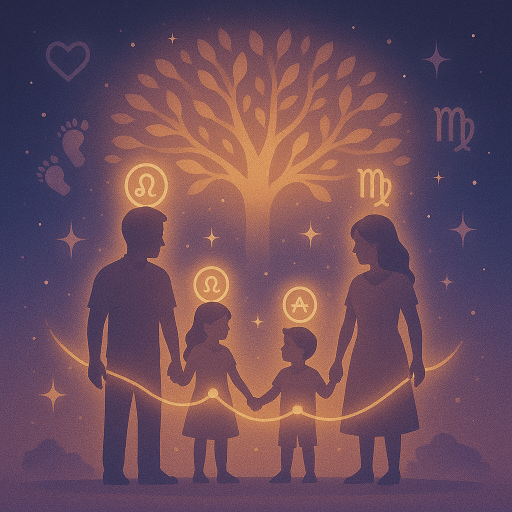
#> input picture Family.png, 1024 x 1024 px (shown at 1/2 size)
$ python -i process_fortune_icons.py   (imports and definitions only)
#> lines starting #> are read from the running program, lines starting #| are printed output that depends on the picture
#> in process_image, img is the input picture: PIL image 1024x1024 RGB; mean R, G, B 108.9, 76.9, 91.3
#!/usr/bin/env python3
"""
Ondo Icon Processor
- Trim transparent background
- Resize to 44x44
- Save to assets/icons/fortune/
"""

from PIL import Image
import os

# 경로 설정
RAW_DIR = "/Users/jacobmac/Desktop/Dev/fortune/assets/icons/raw"
OUTPUT_DIR = "/Users/jacobmac/Desktop/Dev/fortune/assets/icons/fortune"

# 이미지 매핑 (한글 파일명 → 영문 대상 파일명)
MAPPING = {
    "MBTI.png": "mbti.png",
    "가족.png": "family.png",
    "건강.png": "health.png",
    "관상.png": "face_reading.png",
    "궁합.png": "compatibility.png",
    "바이오리듬.png": "biorhythm.png",
    "반려동물.png": "pet.png",
    "부적.png": "talisman.png",
    "성격.png": "personality_dna.png",
    "소개팅.png": "blind_date.png",
    "소원.png": "wish.png",
    "스포츠.png": "sports_game.png",
    "시간별운세.png": "daily.png",
    "시험.png": "study.png",
    "연애운.png": "love.png",
    "운동.png": "exercise.png",
    "유명인운세.png": "celebrity.png",
    "이사운.png": "moving.png",
    "재능발견.png": "talent.png",
    "재물운.png": "investment.png",
    "재회운.png": "ex_lover.png",
    "전통운세.png": "traditional.png",
    "직업.png": "career.png",
    "타로.png": "tarot.png",
    "포춘쿠키.png": "fortune_cookie.png",
    "피해야하는사람.png": "avoid_people.png",
    "해몽.png": "dream.png",
    "행운아이템.png": "lucky_items.png",
}

def trim_transparent(img):
    """투명 배경 제거하고 콘텐츠에 맞게 crop"""
    if img.mode != 'RGBA':
        img = img.convert('RGBA')

    # 알파 채널 기준으로 bounding box 찾기
    bbox = img.getbbox()
#> bbox = (0, 0, 1024, 1024)
    if bbox:
        img = img.crop(bbox)
    return img

def make_square(img):
    """이미지를 정사각형으로 만들기 (가운데 정렬, 투명 패딩)"""
    width, height = img.size
#> width = 1024; height = 1024
    max_dim = max(width, height)
#> max_dim = 1024

    # 새 정사각형 캔버스 생성 (투명 배경)
    new_img = Image.new('RGBA', (max_dim, max_dim), (0, 0, 0, 0))
#> new_img: PIL image 1024x1024 RGBA; every value is 0

    # 가운데 정렬
    x = (max_dim - width) // 2
#> x = 0
    y = (max_dim - height) // 2
#> y = 0
    new_img.paste(img, (x, y), img if img.mode == 'RGBA' else None)

    return new_img

def process_image(input_path, output_path, size=44):
    """이미지 처리: trim → square → resize"""
    print(f"Processing: {os.path.basename(input_path)} → {os.path.basename(output_path)}")

    # 이미지 열기
    img = Image.open(input_path)

    # RGBA로 변환
    if img.mode != 'RGBA':
        img = img.convert('RGBA')

    # 1. 투명 배경 trim
    img = trim_transparent(img)

    # 2. 정사각형으로 만들기
    img = make_square(img)

    # 3. 44x44로 리사이징 (고품질)
    img = img.resize((size, size), Image.Resampling.LANCZOS)
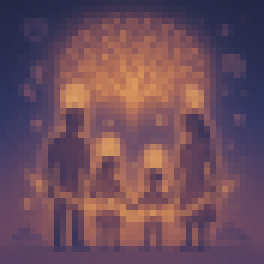
#> img: PIL image 44x44 RGBA (shown 6 times larger); mean R, G, B, A 108.9, 76.9, 91.3, 255

    # 4. 저장
    img.save(output_path, 'PNG', optimize=True)
    print(f"  ✓ Saved: {output_path}")

def main():
    print("=" * 50)
    print("Ondo Icon Processor")
    print("=" * 50)

    # 출력 디렉토리 확인
    os.makedirs(OUTPUT_DIR, exist_ok=True)

    processed = 0
    errors = []

    for src_name, dst_name in MAPPING.items():
        src_path = os.path.join(RAW_DIR, src_name)
        dst_path = os.path.join(OUTPUT_DIR, dst_name)

        if not os.path.exists(src_path):
            errors.append(f"Not found: {src_name}")
            continue

        try:
            process_image(src_path, dst_path)
            processed += 1
        except Exception as e:
            errors.append(f"Error processing {src_name}: {e}")

    print("\n" + "=" * 50)
    print(f"Processed: {processed}/{len(MAPPING)} images")

    if errors:
        print("\nErrors:")
        for err in errors:
            print(f"  ✗ {err}")

    print("=" * 50)

# [2 lines not run here, left out]

>>> result = process_image('../Family.png', 'out.png')

$ run again, on Fortune History.png
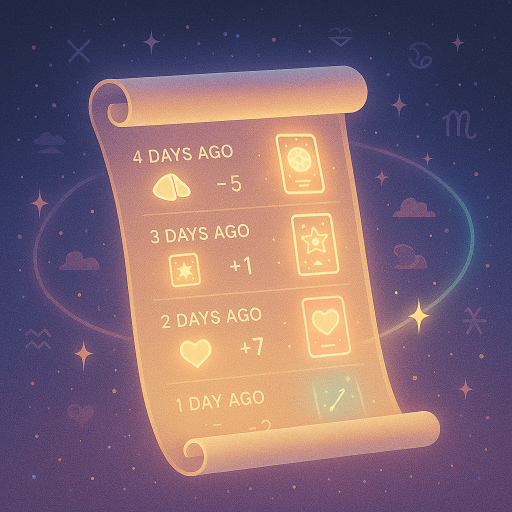
#> input picture Fortune History.png, 1024 x 1024 px (shown at 1/2 size)
#> in process_image, img is the input picture: PIL image 1024x1024 RGB; mean R, G, B 129.1, 102.1, 114
#> bbox = (0, 0, 1024, 1024)
#> new_img: PIL image 1024x1024 RGBA; every value is 0
#> in process_image, `img = img.resize((size, size), Image.Resampling.LANCZOS)`:
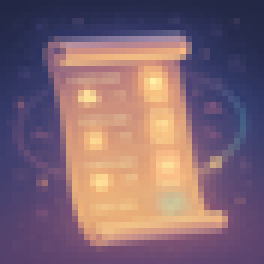
#> img: PIL image 44x44 RGBA (shown 6 times larger); mean R, G, B, A 129.1, 102.1, 114, 255
